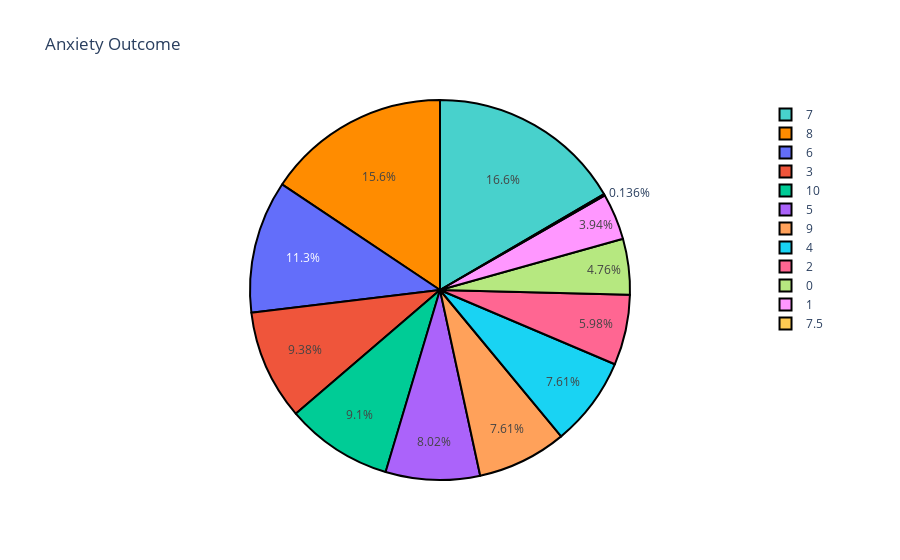

The notebook cell this image was saved under:
### Code cell
dist = df['Anxiety'].value_counts()
colors = ['mediumturquoise', 'darkorange']
trace = go.Pie(values=(np.array(dist)),labels=dist.index)
layout = go.Layout(title='Anxiety Outcome')
data = [trace]
fig = go.Figure(trace,layout)
fig.update_traces(marker=dict(colors=colors, line=dict(color='#000000', width=2)))
fig.show()

### Figure 1 — Plotly figure (JSON) as saved in the notebook; plotly's stock layout.template omitted (floating-point values rounded to 4 significant figures)
{"data": [{"labels": [7, 8, 6, 3, 10, 5, 9, 4, 2, 0, 1, 7.5], "marker": {"colors": ["mediumturquoise", "darkorange"], "line": {"color": "#000000", "width": 2}}, "type": "pie", "values": [122, 115, 83, 69, 67, 59, 56, 56, 44, 35, 29, 1]}], "layout": {"title": {"text": "Anxiety Outcome"}}}
